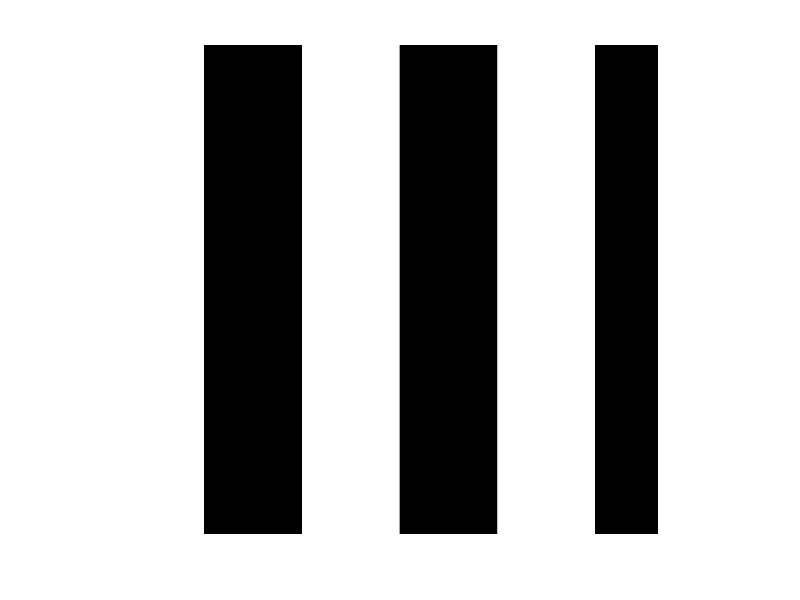

Recreate this plot in MATLAB.
frequency = 2.5;
phase = 90;
amplitude = 1;
[X,Y]=meshgrid(0:0.001:1,0:0.001:1);
% X = square(X);
Z = amplitude*sign(sin((2*3.1415*frequency.*X)+(phase)));
surf(X,Y,Z)
shading interp
view(0,90)
colormap gray
axis off
axis square 
